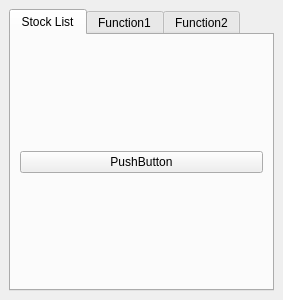
<ui version="4.0" >
 <class>tcToolPadWidget</class>
 <widget class="QWidget" name="tcToolPadWidget" >
  <property name="geometry" >
   <rect>
    <x>0</x>
    <y>0</y>
    <width>283</width>
    <height>300</height>
   </rect>
  </property>
  <property name="windowTitle" >
   <string>Tools</string>
  </property>
  <layout class="QVBoxLayout" >
   <property name="margin" >
    <number>9</number>
   </property>
   <property name="spacing" >
    <number>6</number>
   </property>
   <item>
    <widget class="QTabWidget" name="tab1" >
     <property name="currentIndex" >
      <number>0</number>
     </property>
     <widget class="QWidget" name="tab" >
      <attribute name="title" >
       <string>Stock List</string>
      </attribute>
      <layout class="QVBoxLayout" >
       <property name="margin" >
        <number>9</number>
       </property>
       <property name="spacing" >
        <number>6</number>
       </property>
       <item>
        <widget class="QPushButton" name="pushButton" >
         <property name="text" >
          <string>PushButton</string>
         </property>
        </widget>
       </item>
      </layout>
     </widget>
     <widget class="QWidget" name="tab_2" >
      <attribute name="title" >
       <string>Function1</string>
      </attribute>
      <layout class="QVBoxLayout" >
       <property name="margin" >
        <number>9</number>
       </property>
       <property name="spacing" >
        <number>6</number>
       </property>
       <item>
        <widget class="QPushButton" name="pushButton_2" >
         <property name="text" >
          <string>PushButton</string>
         </property>
        </widget>
       </item>
      </layout>
     </widget>
     <widget class="QWidget" name="tab_3" >
      <attribute name="title" >
       <string>Function2</string>
      </attribute>
      <layout class="QVBoxLayout" >
       <property name="margin" >
        <number>9</number>
       </property>
       <property name="spacing" >
        <number>6</number>
       </property>
       <item>
        <widget class="QPushButton" name="pushButton_3" >
         <property name="text" >
          <string>PushButton</string>
         </property>
        </widget>
       </item>
      </layout>
     </widget>
    </widget>
   </item>
  </layout>
 </widget>
 <resources/>
 <connections/>
</ui>
